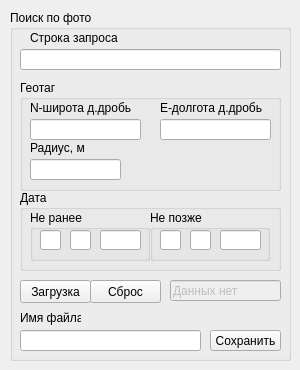
<?xml version="1.0" encoding="UTF-8"?>
<ui version="4.0">
 <class>MainWindow_Photos_Search</class>
 <widget class="QMainWindow" name="MainWindow_Photos_Search">
  <property name="geometry">
   <rect>
    <x>0</x>
    <y>0</y>
    <width>300</width>
    <height>370</height>
   </rect>
  </property>
  <property name="sizePolicy">
   <sizepolicy hsizetype="Fixed" vsizetype="Fixed">
    <horstretch>0</horstretch>
    <verstretch>0</verstretch>
   </sizepolicy>
  </property>
  <property name="minimumSize">
   <size>
    <width>300</width>
    <height>370</height>
   </size>
  </property>
  <property name="maximumSize">
   <size>
    <width>300</width>
    <height>370</height>
   </size>
  </property>
  <property name="windowTitle">
   <string>MainWindow</string>
  </property>
  <widget class="QWidget" name="centralwidget">
   <widget class="QGroupBox" name="groupBox_photos_search">
    <property name="geometry">
     <rect>
      <x>10</x>
      <y>10</y>
      <width>281</width>
      <height>351</height>
     </rect>
    </property>
    <property name="title">
     <string>Поиск по фото</string>
    </property>
    <widget class="QPushButton" name="pushButton_photos_search_clear">
     <property name="geometry">
      <rect>
       <x>80</x>
       <y>270</y>
       <width>71</width>
       <height>23</height>
      </rect>
     </property>
     <property name="text">
      <string>Сброс</string>
     </property>
    </widget>
    <widget class="QGroupBox" name="group_photos_search_time">
     <property name="geometry">
      <rect>
       <x>10</x>
       <y>180</y>
       <width>261</width>
       <height>81</height>
      </rect>
     </property>
     <property name="title">
      <string>Дата</string>
     </property>
     <widget class="QGroupBox" name="groupBox_search_start_time">
      <property name="geometry">
       <rect>
        <x>10</x>
        <y>20</y>
        <width>120</width>
        <height>51</height>
       </rect>
      </property>
      <property name="title">
       <string>Не ранее</string>
      </property>
      <widget class="QLineEdit" name="lineEdit_photos_search_start_time_year">
       <property name="geometry">
        <rect>
         <x>70</x>
         <y>20</y>
         <width>41</width>
         <height>20</height>
        </rect>
       </property>
      </widget>
      <widget class="QLineEdit" name="lineEdit_photos_search_start_time_day">
       <property name="geometry">
        <rect>
         <x>10</x>
         <y>20</y>
         <width>21</width>
         <height>20</height>
        </rect>
       </property>
      </widget>
      <widget class="QLineEdit" name="lineEdit_photos_search_start_time_month">
       <property name="geometry">
        <rect>
         <x>40</x>
         <y>20</y>
         <width>21</width>
         <height>20</height>
        </rect>
       </property>
      </widget>
     </widget>
     <widget class="QGroupBox" name="groupBox_photos_search_end_time">
      <property name="geometry">
       <rect>
        <x>130</x>
        <y>20</y>
        <width>120</width>
        <height>51</height>
       </rect>
      </property>
      <property name="title">
       <string>Не позже</string>
      </property>
      <widget class="QLineEdit" name="lineEdit_photos_search_end_time_month">
       <property name="geometry">
        <rect>
         <x>40</x>
         <y>20</y>
         <width>21</width>
         <height>20</height>
        </rect>
       </property>
      </widget>
      <widget class="QLineEdit" name="lineEdit_photos_search_end_time_year">
       <property name="geometry">
        <rect>
         <x>70</x>
         <y>20</y>
         <width>41</width>
         <height>20</height>
        </rect>
       </property>
      </widget>
      <widget class="QLineEdit" name="lineEdit_photos_search_end_time_day">
       <property name="geometry">
        <rect>
         <x>10</x>
         <y>20</y>
         <width>21</width>
         <height>20</height>
        </rect>
       </property>
      </widget>
     </widget>
    </widget>
    <widget class="QLineEdit" name="lineEdit_photos_search_q">
     <property name="geometry">
      <rect>
       <x>10</x>
       <y>39</y>
       <width>261</width>
       <height>21</height>
      </rect>
     </property>
    </widget>
    <widget class="QPushButton" name="pushButton_photos_search_load">
     <property name="geometry">
      <rect>
       <x>10</x>
       <y>270</y>
       <width>71</width>
       <height>23</height>
      </rect>
     </property>
     <property name="text">
      <string>Загрузка</string>
     </property>
    </widget>
    <widget class="QLabel" name="label">
     <property name="geometry">
      <rect>
       <x>20</x>
       <y>20</y>
       <width>131</width>
       <height>16</height>
      </rect>
     </property>
     <property name="text">
      <string>Строка запроса</string>
     </property>
    </widget>
    <widget class="QGroupBox" name="groupBox_photos_search_geotag">
     <property name="geometry">
      <rect>
       <x>10</x>
       <y>70</y>
       <width>261</width>
       <height>111</height>
      </rect>
     </property>
     <property name="title">
      <string>Геотаг</string>
     </property>
     <widget class="QLineEdit" name="lineEdit_photos_search_lat">
      <property name="geometry">
       <rect>
        <x>10</x>
        <y>39</y>
        <width>111</width>
        <height>21</height>
       </rect>
      </property>
     </widget>
     <widget class="QLabel" name="label_2">
      <property name="geometry">
       <rect>
        <x>10</x>
        <y>20</y>
        <width>121</width>
        <height>16</height>
       </rect>
      </property>
      <property name="text">
       <string>N-широта д.дробь</string>
      </property>
     </widget>
     <widget class="QLineEdit" name="lineEdit_photos_search_long">
      <property name="geometry">
       <rect>
        <x>140</x>
        <y>39</y>
        <width>111</width>
        <height>21</height>
       </rect>
      </property>
     </widget>
     <widget class="QLabel" name="label_3">
      <property name="geometry">
       <rect>
        <x>140</x>
        <y>20</y>
        <width>121</width>
        <height>16</height>
       </rect>
      </property>
      <property name="text">
       <string>E-долгота д.дробь</string>
      </property>
     </widget>
     <widget class="QLineEdit" name="lineEdit_photos_search_radius">
      <property name="geometry">
       <rect>
        <x>10</x>
        <y>79</y>
        <width>91</width>
        <height>21</height>
       </rect>
      </property>
     </widget>
     <widget class="QLabel" name="label_5">
      <property name="geometry">
       <rect>
        <x>10</x>
        <y>60</y>
        <width>81</width>
        <height>16</height>
       </rect>
      </property>
      <property name="text">
       <string>Радиус, м</string>
      </property>
     </widget>
    </widget>
    <widget class="QLineEdit" name="lineEdit_photos_search_status">
     <property name="enabled">
      <bool>false</bool>
     </property>
     <property name="geometry">
      <rect>
       <x>160</x>
       <y>270</y>
       <width>111</width>
       <height>21</height>
      </rect>
     </property>
     <property name="text">
      <string>Данных нет</string>
     </property>
    </widget>
    <widget class="QLineEdit" name="lineEdit_photos_search_file_name">
     <property name="geometry">
      <rect>
       <x>10</x>
       <y>320</y>
       <width>181</width>
       <height>21</height>
      </rect>
     </property>
     <property name="text">
      <string/>
     </property>
    </widget>
    <widget class="QPushButton" name="pushButton_photos_search_save">
     <property name="geometry">
      <rect>
       <x>200</x>
       <y>320</y>
       <width>71</width>
       <height>21</height>
      </rect>
     </property>
     <property name="text">
      <string>Сохранить</string>
     </property>
    </widget>
    <widget class="QLabel" name="label_4">
     <property name="geometry">
      <rect>
       <x>10</x>
       <y>300</y>
       <width>61</width>
       <height>16</height>
      </rect>
     </property>
     <property name="text">
      <string>Имя файла</string>
     </property>
    </widget>
   </widget>
  </widget>
  <action name="action_6">
   <property name="text">
    <string>Создать новую базу</string>
   </property>
  </action>
  <action name="action_7">
   <property name="text">
    <string>Загрузить</string>
   </property>
  </action>
 </widget>
 <resources/>
 <connections/>
</ui>
